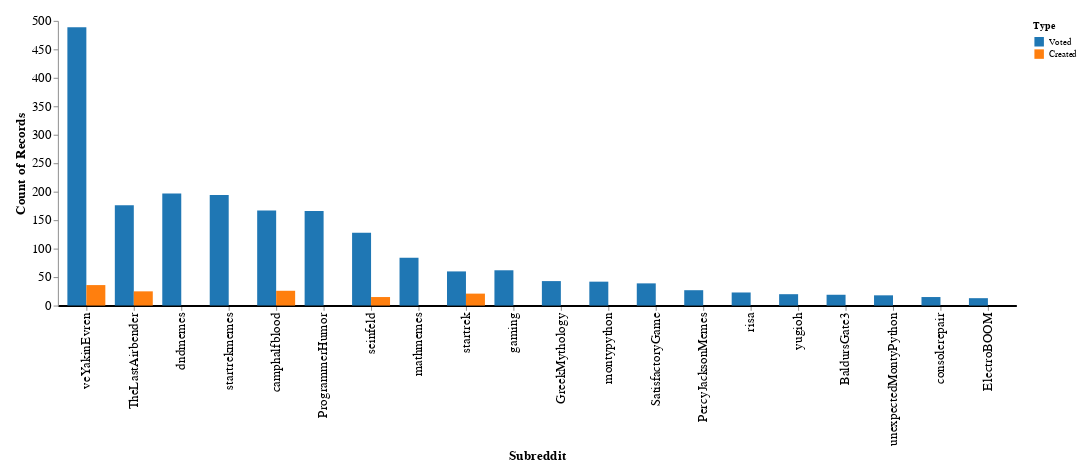

Source (notebook cell):
### Code cell
subs_df.reset_index(drop=True, inplace=True)
subs_crosstab = pd.crosstab(index=subs_df.Type, columns=subs_df.Subreddit)
subs_df["count"] = [subs_crosstab[subs_df.loc[i, "Subreddit"]][subs_df.loc[i, "Type"]] for i in range(len(subs_df))]

ch = alt.Chart(subs_df).mark_bar().encode(
    x=alt.X("Subreddit:N", sort="-y"),
    xOffset="Type",
    y=alt.Y("count()", axis=alt.Axis(grid=False)),
    color=alt.Color("Type:N", scale=alt.Scale(domain=["Voted", "Created"],range=["#1f77b4", "#ff7f0e"])),
    tooltip=["count()"]
).configure(
    padding={"left": 15, "right": 15, "top": 15, "bottom": 15},
    title={"fontSize": 18},
).configure_view(
    stroke=None,
).configure_axisX(
    labelFontSize=14,
    titleFontSize=14,
    grid=False,  # Remove the grid
    domainWidth=2,  # Set the width of the axis line
    domainColor="#000"  # Set the color of the axis line
).configure_axisY(
    labelFontSize=14,
    titleFontSize=14,
    grid=False,  # Remove the grid
).transform_filter(
    alt.datum.count > 10
)

# Save the chart
ch.save("figures/voted_vs_created/altair_subs.html")
# ch.save("figures/voted_vs_created/altair_subs.png")
ch

### Figure 1 — Vega-Lite specification as saved in the notebook (floating-point values rounded to 4 significant figures; data arrays with more than 128 entries replaced by an {"elided": "..."} marker saying what was removed)
{"config": {"view": {"continuousWidth": 300, "continuousHeight": 300, "stroke": null}, "axisX": {"domainColor": "#000", "domainWidth": 2, "grid": false, "labelFontSize": 14, "titleFontSize": 14}, "axisY": {"grid": false, "labelFontSize": 14, "titleFontSize": 14}, "padding": {"left": 15, "right": 15, "top": 15, "bottom": 15}, "title": {"fontSize": 18}}, "data": {"name": "data-a04bfe9ca1915c6223b88b7121f06080"}, "mark": {"type": "bar"}, "encoding": {"color": {"field": "Type", "scale": {"domain": ["Voted", "Created"], "range": ["#1f77b4", "#ff7f0e"]}, "type": "nominal"}, "tooltip": [{"aggregate": "count", "type": "quantitative"}], "x": {"field": "Subreddit", "sort": "-y", "type": "nominal"}, "xOffset": {"field": "Type", "type": "nominal"}, "y": {"aggregate": "count", "axis": {"grid": false}, "type": "quantitative"}}, "transform": [{"filter": "(datum.count > 10)"}], "$schema": "https://vega.github.io/schema/vega-lite/v5.15.1.json", "datasets": {"data-a04bfe9ca1915c6223b88b7121f06080": {"elided": "2330 records"}}}
